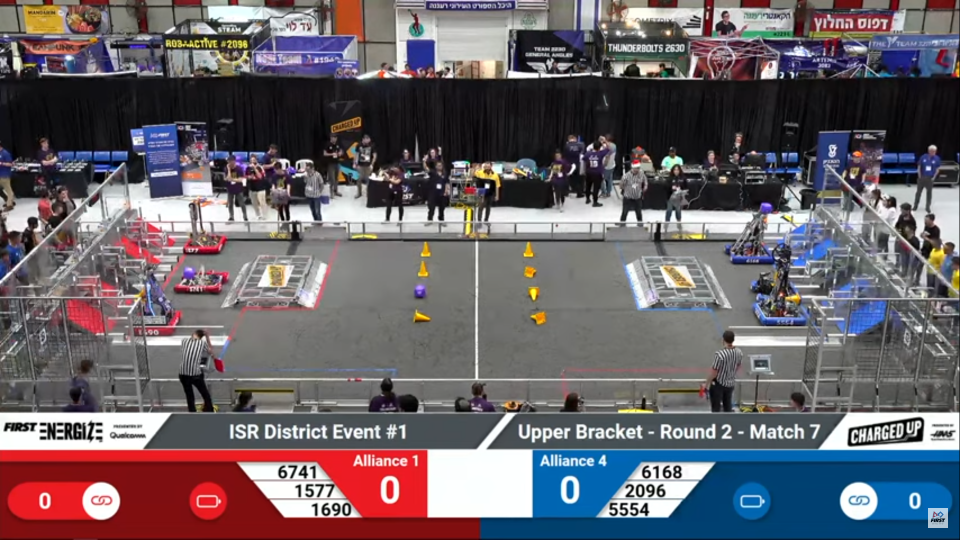
#> input picture filefortesting.PNG, 1920 x 1080 px, given in place of seret.mp4, which was not available (shown at 1/2 size)
$ python ghghfjf.py
#> lines starting #> are read from the running program, lines starting #| are printed output that depends on the picture; after the words box and inside, x2 and y2 are one past the last pixel; in counts of white or black regions, pixels touching at a corner belong together; pictures that were not available may be replaced by others from this repository, and a replacement may not be noted
import cv2
import numpy as np


cap = cv2.VideoCapture("seret.mp4")


def resize(img):
    return cv2.resize(img, (512, 512))  # arg1- input image, arg- output_width, output_height
ret, frame = cap.read()
#> frame is the input picture: shape (1080, 1920, 3); mean B, G, R 103.8, 97.6, 105
l_b = np.array([0, 230, 170])  # lower hsv bound for red
u_b = np.array([255, 255, 220])  # upper hsv bound to red

while ret:
    ret, frame = cap.read()

    hsv = cv2.cvtColor(frame, cv2.COLOR_BGR2HSV)
#> hsv: shape (1080, 1920, 3); mean H, S, V 86.1, 63.5, 119.1
    mask = cv2.inRange(hsv, l_b, u_b)
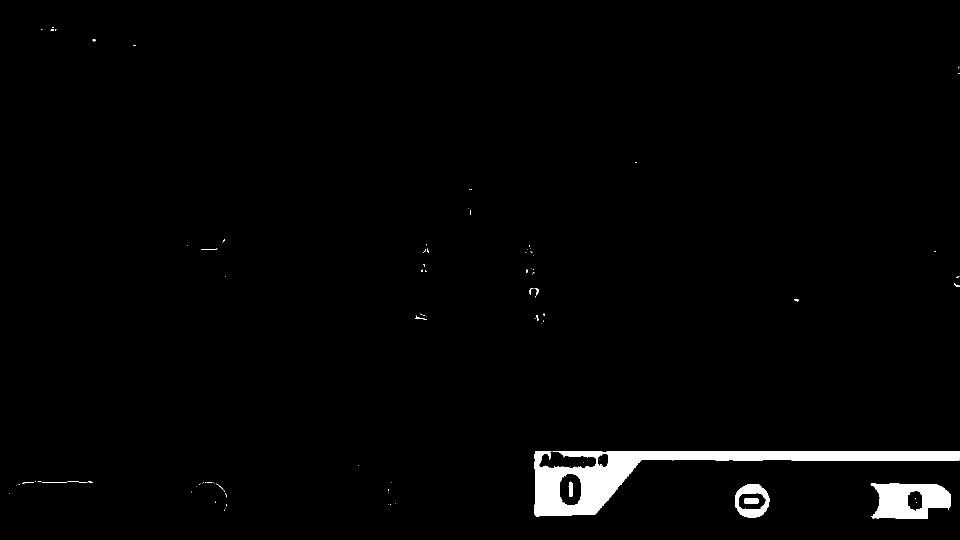
#> mask: shape (1080, 1920) (shown at 1/2 size); 1.9% white; 96 white regions (78 under 20 px), largest, box (x1, y1, x2, y2) and area: (1069, 902, 1919, 1033) 28772, (1741, 966, 1901, 1037) 8020, (1470, 968, 1539, 1036) 2197

    cv2.imshow("frame", resize(frame))
#> in resize, `return cv2.resize(img, (512, 512))`:
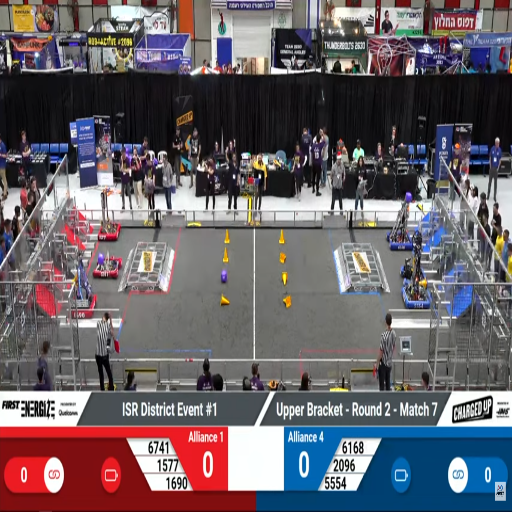
#> returned value: shape (512, 512, 3); mean of channels 0, 1, 2 103.7, 97.5, 104.9; drawn as B, G, R

    cv2.imshow("mask", mask)

    key = cv2.waitKey(1)
#> (key q is pressed here)
    if key == ord('q'):
        break
cv2.waitKey(0)
cv2.destroyAllWindows()

$ run again, on image.png
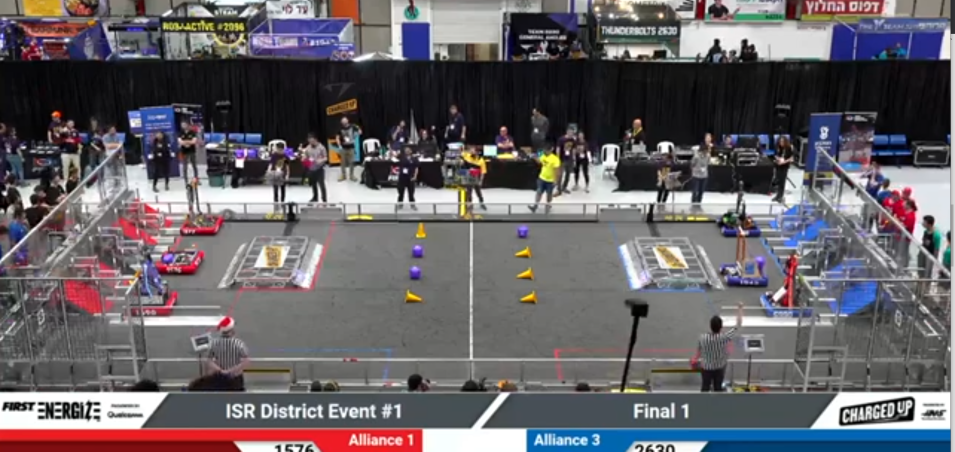
#> input picture image.png, 1909 x 903 px, given in place of seret.mp4, which was not available (shown at 1/2 size)
#> frame is the input picture: shape (903, 1909, 3); mean B, G, R 102.3, 97.7, 102.1
#> hsv: shape (903, 1909, 3); mean H, S, V 82, 44.9, 111.4
#> `mask = cv2.inRange(hsv, l_b, u_b)`:
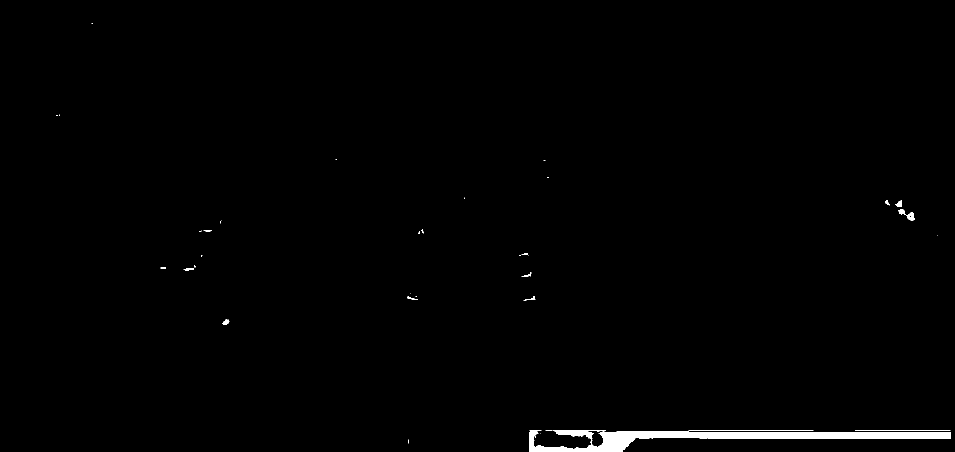
#> mask: shape (903, 1909) (shown at 1/2 size); 0.87% white; 35 white regions (21 under 20 px), largest, box (x1, y1, x2, y2) and area: (1058, 861, 1901, 903) 13812, (1796, 418, 1829, 441) 284, (1710, 861, 1901, 862) 191
#> in resize, `return cv2.resize(img, (512, 512))`:
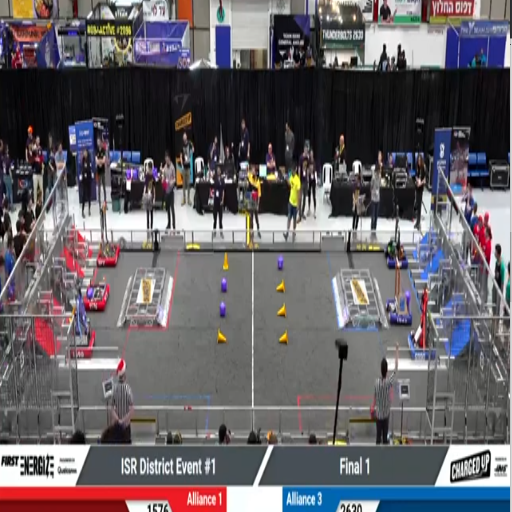
#> returned value: shape (512, 512, 3); mean of channels 0, 1, 2 102.3, 97.6, 102.1; drawn as B, G, R
